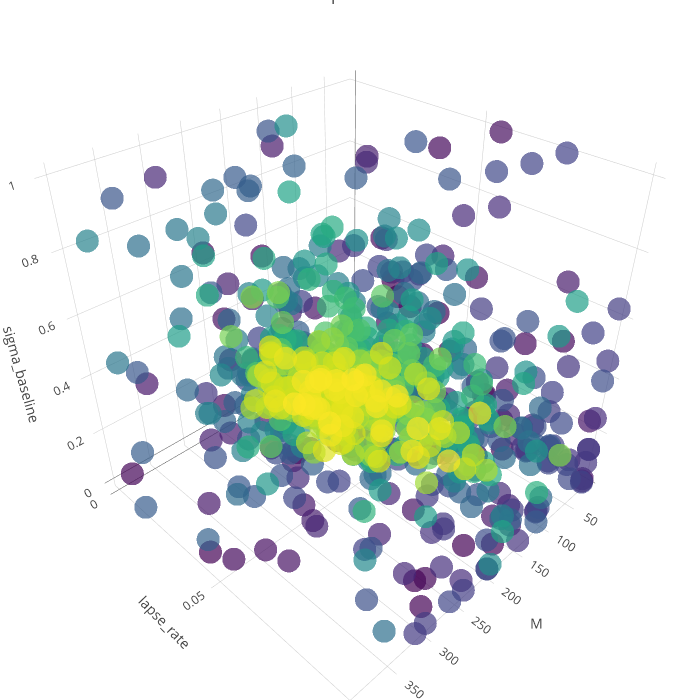

Notebook code cell kept with this figure:
### Code cell
# Filter the start of steps only
df_cmaes_traj = df_best_fits[df_best_fits['step'] < 1000]
# result_to_color = np.array(df_cmaes_traj['dist_nll92'])
result_to_color = np.array(df_cmaes_traj['step'])
# result_to_color = np.log(result_to_color)

text = ['> %s' % (x) for x in result_to_color]

trace1 = go.Scatter3d(
        x = df_cmaes_traj['M'],
        y = df_cmaes_traj['lapse_rate'],
        z = df_cmaes_traj['sigma_baseline'],
        text = text,
        mode = 'markers',
        marker = go.Marker(
            color = result_to_color,
            size = 8,
            colorscale='Viridis',
            opacity=0.7
        )
    )
data = [trace1]
layout = go.Layout(
    title='Landscape for NLL92',
    autosize=False,
    width=700,
    height=700,
    margin=dict(
        l=0,
        r=0,
        b=0,
        t=0),
    scene=go.Scene(
        xaxis=go.XAxis(
            title='M',
        ),
        yaxis=go.YAxis(
            title='lapse_rate',
        ),
        zaxis=go.ZAxis(
            title='sigma_baseline',
        )
    )
)
fig = go.Figure(data=data, layout=layout)
py.iplot(fig)

### Figure 1 — Plotly figure (JSON) as saved in the notebook; plotly's stock layout.template omitted (floating-point values rounded to 4 significant figures; data arrays with more than 128 entries replaced by an {"elided": "..."} marker saying what was removed)
{"data": [{"marker": {"color": {"elided": "838 int values"}, "colorscale": "Viridis", "opacity": 0.7, "size": 8}, "mode": "markers", "text": {"elided": "838 str values"}, "type": "scatter3d", "x": {"elided": "838 int values"}, "y": {"elided": "838 float values"}, "z": {"elided": "838 float values"}}], "layout": {"autosize": false, "height": 700, "margin": {"b": 0, "l": 0, "r": 0, "t": 0}, "scene": {"xaxis": {"title": "M"}, "yaxis": {"title": "lapse_rate"}, "zaxis": {"title": "sigma_baseline"}}, "title": "Landscape for NLL92", "width": 700}}
